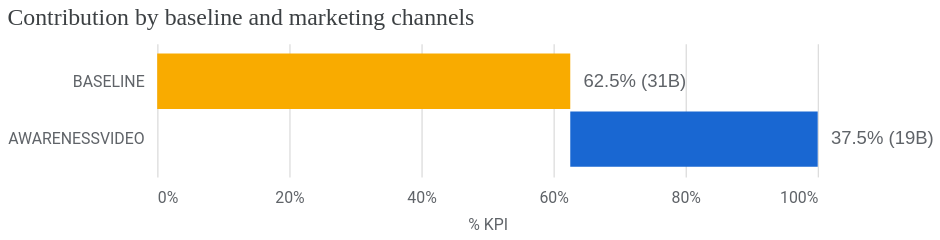

This figure's notebook cell:
### Code cell
# 3. Search Volume Decomposition Waterfall Chart
visualizer.MediaSummary(
    meridian=mmm1s
).plot_contribution_waterfall_chart()

### Figure 1 — Vega-Lite specification as saved in the notebook (floating-point values rounded to 4 significant figures)
{"config": {"view": {"continuousWidth": 300, "continuousHeight": 300, "strokeOpacity": 0}, "axis": {"labelColor": "#5F6368", "labelFont": "Roboto", "labelFontSize": 12, "titleColor": "#5F6368", "titleFont": "Roboto", "titleFontSize": 12, "titleFontWeight": "normal", "titlePadding": 10}}, "layer": [{"mark": {"type": "bar", "size": 42}, "encoding": {"color": {"condition": {"test": "(datum.channel === 'BASELINE')", "value": "#F9AB00"}, "value": "#1967D2"}, "x": {"axis": {"domain": false, "format": "%", "labelPadding": 10, "tickCount": 5, "ticks": false}, "field": "prev_sum", "title": "% KPI", "type": "quantitative"}, "x2": {"field": "sum_outcome"}, "y": {"axis": {"domain": false, "labelLimit": 250, "labelPadding": 10, "ticks": false}, "field": "channel", "scale": {"paddingOuter": 0.2}, "sort": null, "title": null, "type": "nominal"}}, "transform": [{"window": [{"op": "sum", "field": "pct_of_contribution", "as": "sum_outcome"}, {"op": "lead", "field": "channel", "as": "kwargs"}]}, {"calculate": "datum.sum_outcome - datum.pct_of_contribution", "as": "prev_sum"}, {"calculate": "datum.incremental_outcome < 0 ? datum.prev_sum : datum.sum_outcome", "as": "text_x"}]}, {"mark": {"type": "text", "align": "left", "color": "#5F6368", "dx": 10, "fontSize": 14}, "encoding": {"text": {"field": "outcome_text", "type": "nominal"}, "x": {"field": "text_x", "type": "quantitative"}, "y": {"axis": {"domain": false, "labelLimit": 250, "labelPadding": 10, "ticks": false}, "field": "channel", "scale": {"paddingOuter": 0.2}, "sort": null, "title": null, "type": "nominal"}}, "transform": [{"window": [{"op": "sum", "field": "pct_of_contribution", "as": "sum_outcome"}, {"op": "lead", "field": "channel", "as": "kwargs"}]}, {"calculate": "datum.sum_outcome - datum.pct_of_contribution", "as": "prev_sum"}, {"calculate": "datum.incremental_outcome < 0 ? datum.prev_sum : datum.sum_outcome", "as": "text_x"}]}], "data": {"name": "data-c03ad044e16cb401041f3191fd965e11"}, "height": 100.8, "title": {"text": "Contribution by baseline and marketing channels", "anchor": "start", "color": "#3C4043", "font": "Google Sans Display", "fontSize": 18, "fontWeight": "normal", "offset": 10}, "width": 500, "$schema": "https://vega.github.io/schema/vega-lite/v5.20.1.json", "datasets": {"data-c03ad044e16cb401041f3191fd965e11": [{"channel": "BASELINE", "incremental_outcome": 31240000000.0, "pct_of_contribution": 0.6254, "outcome_text": "62.5% (31B)"}, {"channel": "AWARENESSVIDEO", "incremental_outcome": 18710000000.0, "pct_of_contribution": 0.3746, "outcome_text": "37.5% (19B)"}]}}
